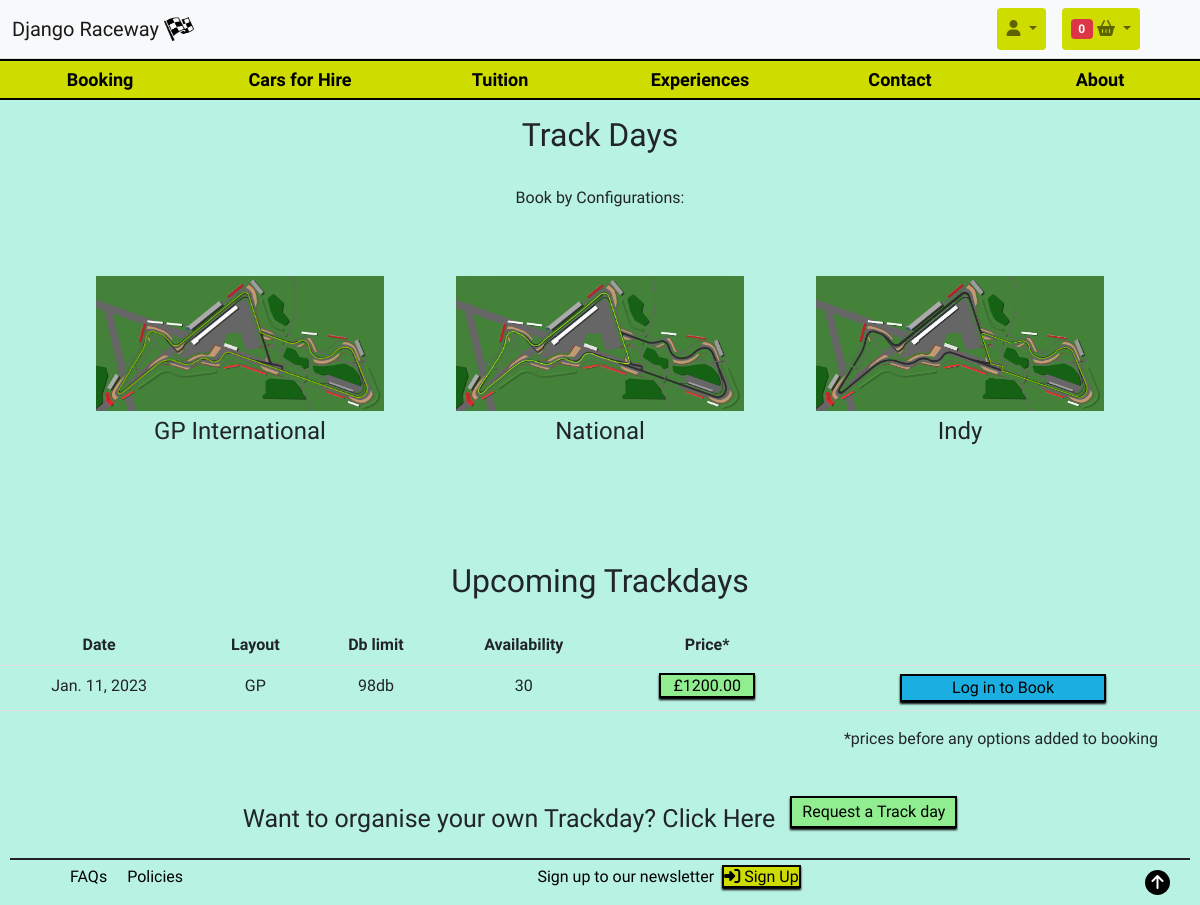
Before: /trackdays/ with the older database file.
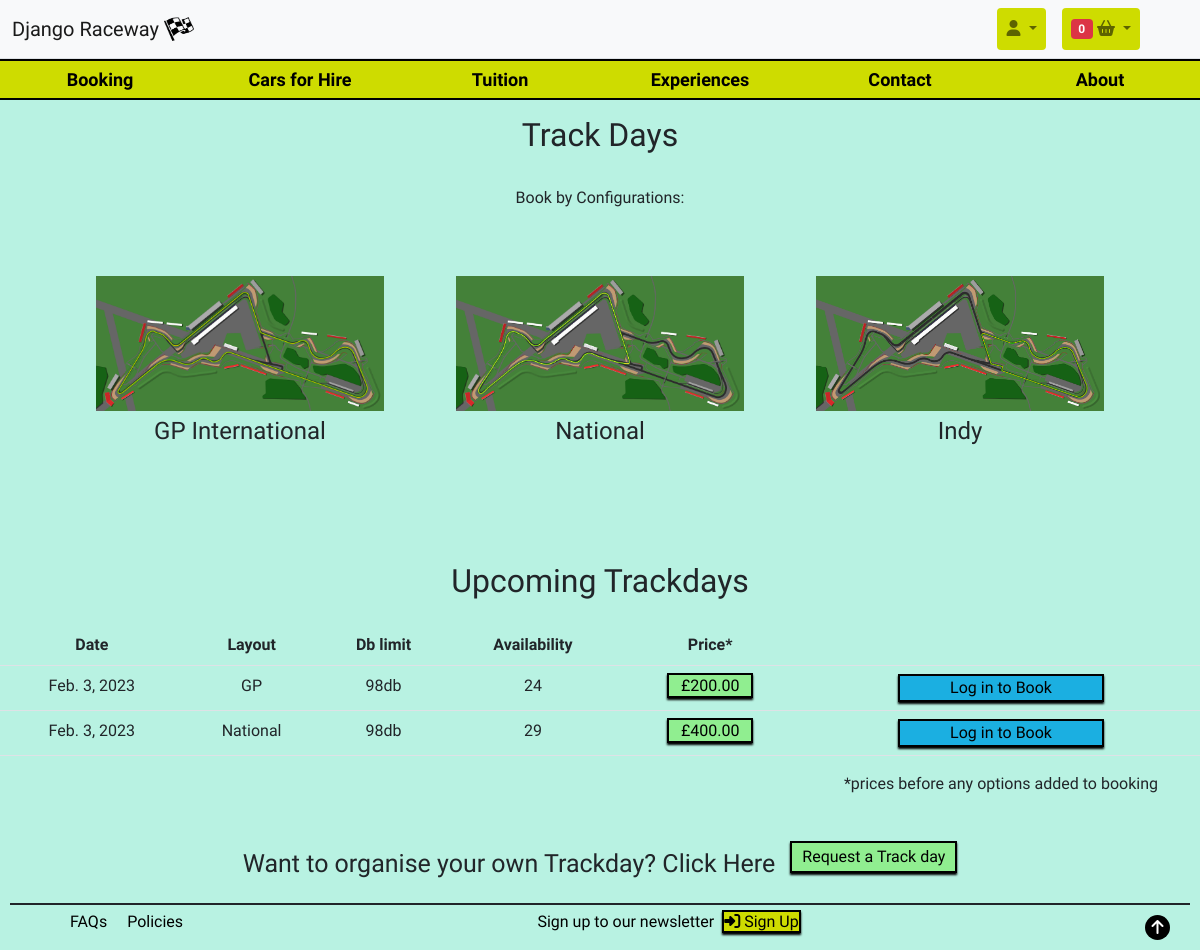
After: the same page with the newer database file.
### trackdays/models.py (models this page shows, shortened)
class Trackday(models.Model):
    layout = models.IntegerField(choices=LAYOUT, default=GP)
    layout_image = models.ImageField(blank=True, null=True)
    date = models.DateField(null=False, blank=False, default=None, validators=[MinValueValidator(datetime.date.today)])
    db_limit = models.BooleanField(choices=DECIBEL_LIMIT, default=0)
    availability = models.IntegerField(default=30)
    base_trackday_price = models.DecimalField(max_digits=7, decimal_places=2)
    """ Only one combo of Trackday and date permitted """
    constraints = [
        models.UniqueConstraint(
            fields=['layout', 'date'],
            name='unique_trackday'),
    ]

### trackdays/views.py (the view)
# urls.py: path('', views.track_day_list, name='trackdays'),
def track_day_list(request):
    basket = request.session.get(
        'basket', {'experience': {}, 'tuition': {}, 'trackday': {}})
    trackday_list = Trackday.objects.all()
    basket_trackdays = [x for x in basket['trackday'].keys()]
    available_tracks = [x for x in trackday_list if str(x.id) not in basket_trackdays]
    isExist=False
    isAvailable=[]
    trackdays = Trackday.objects.all()
    for trackday in trackdays:
        trackday_data = {
            "trackday_id": trackday.id,
            "availability": is_availability(trackday.id)
        }
        isAvailable.append(trackday_data)
    print(isAvailable)
    if len(basket_trackdays) >0:
        isExist=True
    context = {
        "trackdays": available_tracks,
        "flag":isExist,
        "available":isAvailable
    }
    return render(request, 'trackdays/trackday-list.html', context)

### checkout/contexts.py (called while the page is built)
def calc_vat(request, total):
    vat_rate = Decimal('0.20')
    vat_amount = total * vat_rate
    grand_total = total + vat_amount
    return grand_total

### trackdays/views.py (called while the page is built)
def is_availability(trackday_id):
    trackday = Trackday.objects.get(id=trackday_id)
    if trackday.availability >=0:
        return True
    else:
        return False

### trackdays/templates/trackdays/trackday-list.html (shortened to what this page needs)
{% extends "base.html" %}
{% load static %}
{% block extra_css %}
<link rel="stylesheet" href="{% static 'trackdays/css/trackdays.css' %}">
{% endblock %}
{% block content %}
{% include 'includes/main-nav.html' %}
<h2 class="m-3 text-center">Track Days</h2>
<p class="m-3 text-center">Book by Configurations:</p>
<div class="configuration">
    <div class="content">
        <img src="{% static 'images/main_images/circuit-gp-layout.png' %}" alt="GP International Circuit Layout map">
        <span class="contentCaption">GP International</span>
    </div>
    <div class="content">
        <img src="{% static 'images/main_images/circuit-national-layout.png' %}" alt="National Circuit Layout map">
        <span class="contentCaption">National</span>
    </div>
    <div class="content">
        <img src="{% static 'images/main_images/circuit-indy-layout.png' %}" alt="Indy Circuit Layout map">
        <span class="contentCaption">Indy</span>
    </div>
</div>
<h3 class="text-center mt-5 fs-2 mb-4">Upcoming Trackdays</h3>
<div style="overflow-x:auto;" class="trackDayTable">
    <table class="table table-hover">
        <tr>
            <th>Date</th>
            <th>Layout</th>
            <th>Db limit</th>
            <th>Availability</th>
            <th>Price*</th>
            <th></th>
            {% for trackday in trackdays %}
            <tr>
                <td>{{ trackday.date }}</td>
                <td>{{ trackday.get_layout_display }}</td>
                <td>{{ trackday.get_db_limit_display }}</td>
                <td>{{ trackday.availability }}</td>
                <td class="remain"><span>£{{ trackday.base_trackday_price }}</span></td>
                {% if user.is_authenticated %}
                    {% if flag %}
                        <td><button class="book-btn">You can only book 1 at a time.</button></td>
                    {% else %}
                        {% for track in available %}
                            {% if track.trackday_id == trackday.id %}
                                {% if track.availability == True %}
                                    <td><button class="book-btn"><a class="text-decoration-none text-reset" href="{% url 'booking' trackday.id %}">Book</button></td>
                                {% else %}
                                    <td class="full"><span>Full</span></td>
                                {% endif %}
                            {% endif %}
                        {% endfor %}
                    {% endif %}
                {% else %}
                    <td><button class="book-btn"><a class="text-decoration-none text-reset" href="{% url 'account_login' %}">Log in to Book</a></button></td>
                {% endif %}
            </tr>
        {% endfor %}
    </table>
</div>
<div class="container">
    <div class="row">
        <div class="col">
            <p class="text-end">*prices before any options added to booking</p>
        </div>
    </div>
</div>
<div class="requestTrack mt-4">
    <span>Want to organise your own Trackday? Click Here</span>
    <a href="{% url 'request' %}">Request a Track day</a>
</div>
</body>
</html>
{% endblock %}

### templates/base.html (shortened to what this page needs)
{% load static %}
<!doctype html>
<html lang="en">
<head>
    {% block corecss %}
    <link href="https://cdn.jsdelivr.net/npm/bootstrap@5.0.2/dist/css/bootstrap.min.css" rel="stylesheet"
>
    <link href="//cdn-images.mailchimp.com/embedcode/classic-071822.css" rel="stylesheet" type="text/css">
    <link rel="stylesheet" href="{% static 'css/base.css' %}">
    {% endblock %}
    {% block extra_css %}
    {% endblock %}
</head>
<body class="d-flex flex-column min-vh-100">
    <header>
        <nav class="navbar navbar-expand-lg navbar-light bg-light border-bottom">
            <div class="container-fluid">
                <a class="navbar-brand" href="{% url 'home' %}">Django Raceway
                    <span><img src="{% static 'images/main_images/checkered-flag-angled.png' %}" alt="checkered flag" width="30" height="24"
                            class="d-inline-block align-text-top"></span>
                </a>
                <div class="collapse navbar-collapse" id="navbarNavDropdown">
                    <ul id="nav-icon-box" class="navbar-nav ms-auto mx-5 gap-3">
                        <li class="nav-item dropdown">
                            <a id="profile-icon" class="nav-link dropdown-toggle btn btn-custom-color" href="#" id="navbarDropdownMenuLink" role="button"
                                data-bs-toggle="dropdown" aria-expanded="false">
                                <i class="fas fa-user"></i>
                            </a>
                        </li>
                        <li class="nav-item dropdown">
                            <a id="basket-icon" class="nav-link dropdown-toggle btn btn-custom-color" href="#" id="navbarDropdownMenuLink2" role="button"
                                data-bs-toggle="dropdown" aria-expanded="false">
                                <span class="badge badge-pill bg-danger">{{ product_count }}</span>
                                <i class="fas fa-shopping-basket"></i>
                            </a>
                        </li>
                    </ul>
                </div>
            </div>
        </nav>
    </header>
    {% block content %}
    {% endblock %}
    <footer class="border-top border-2 border-dark">
        <div class="footer-links">
            <a href="{% url 'faqs' %}">FAQs</a>
            <a href="{% url 'policies' %}">Policies</a>
        </div>
        <div class="signUpDiv">
            <span>Sign up to our newsletter
                <a href="{% url 'newsletter' %}" class="signUpBtn ms-1"><i class="fa fa-sign-in" aria-hidden="true"></i> Sign Up</a></span>
            <a href="#" class="toTopBtn" id="toTopBtn">
                <i class="fas fa-arrow-up"></i>
              </a>
        </div>
    </footer>
</body>
</html>

### templates/includes/main-nav.html
<div class="row middle-nav">
  <div class="text-center col-sm-6 col-md-4 col-lg-2">
    <a href="{% url 'trackdays' %}">Booking</a>
  </div>
  <div class="text-center col-sm-6 col-md-4 col-lg-2">
    <a href="{% url 'carhire' %}">Cars for Hire</a>
  </div>
  <div class="text-center col-sm-6 col-md-4 col-lg-2">
    <a href="{% url 'tuition' %}">Tuition</a>
  </div>
  <div class="text-center col-sm-6 col-md-4 col-lg-2">
    <a href="{% url 'experiences' %}">Experiences</a>
  </div>
  <div class="text-center col-sm-6 col-md-4 col-lg-2">
    <a href="{% url 'contact' %}">Contact</a>
  </div>
  <div class="text-center col-sm-6 col-md-4 col-lg-2">
    <a href="{% url 'about' %}">About</a>
  </div>
</div>

### static/css/base.css (style rules this page uses)
* { margin: 0; padding: 0; }
html { scroll-behavior: smooth; }
body { font-family: 'Secular One', sans-serif; background-color: #b8f2e2; }
.btn-custom-color { background-color: #cedc00; }
.middle-nav { margin-left: 0px !important; background-color: #cedc00; border: 2px solid #000; border-right: none; border-left: none; display: flex; flex-wrap: wrap; justify-content: center; align-items: center; }
.middle-nav div { padding: 5px; }
.middle-nav div a { color: #000; text-decoration: none; font-weight: bold; font-size: 18px; }
footer { border-top: 2px solid #000; color: #000; margin: 10px; }
footer a { color: #000; text-decoration: none; }
footer .footer-links { display: flex; flex-direction: column; justify-content: center; align-items: center; }
.signUpDiv { display: flex; justify-content: space-evenly; }
.signUpBtn { background-color: #cedc00; border: 2px solid #000; box-shadow: 0 2px 2px 0 rgba(0, 0, 0, 1); }
.toTopBtn { height: 25px; width: 25px; background-color: #000; display: flex; justify-content: center; align-items: center; color: #fff; border-radius: 50%; margin-right: 20px; margin-top: 10px; }
@media (min-width: 950px) { .middle-nav { width: 100%; } }
@media (min-width: 950px) { footer { display: flex; justify-content: space-around; } }
@media (min-width: 950px) { footer .footer-links { flex-direction: row; margin-right: auto; margin-left: 50px; } }
@media (min-width: 950px) { footer .footer-links a { margin: 0 10px; } }
@media (min-width: 950px) { .signUpDiv { width: 100%; justify-content: space-between; } }
@media (min-width: 950px) { .signUpDiv span { margin: auto; margin-top: 5px ; } }

### trackdays/static/trackdays/css/trackdays.css (style rules this page uses)
.configuration { display: flex; flex-direction: column; justify-content: center; align-items: center; width: 100%; }
.content { width: 80%; height: 100%; display: flex; flex-direction: column; justify-content: center; align-items: center; }
.content img { width: 80%; height: 50%; margin-bottom: 2px; }
.content span { font-family: inherit; margin-bottom: 15px; }
.requestTrack { display: flex; flex-direction: column; justify-content: center; align-items: center; }
.requestTrack a { margin-top: 5px; text-decoration: none; border: 2px solid black; box-shadow: 0 2px 2px 0 rgba(0, 0, 0, 1); background-color: lightgreen; color: #000; padding: 2px 10px; cursor: pointer; margin-bottom: 20px; }
.trackDayTable table tr span { text-decoration: none; border: 2px solid black; box-shadow: 0 2px 2px 0 rgba(0, 0, 0, 1); background-color: lightgreen; color: #000; padding: 1px 12px; cursor: pointer; }
.book-btn { border: 2px solid black; padding: 0px 10px; background-color: rgb(27, 175, 225); box-shadow: 0 2px 2px 0 rgba(0, 0, 0, 1); }
@media (min-width: 800px) { .configuration { flex-direction: row; width: 90%; margin: 50px auto; } }
@media (min-width: 800px) { .content span { font-size: 24px; } }
@media (min-width: 800px) { .requestTrack { flex-direction: row; } }
@media (min-width: 800px) { .requestTrack a { margin-left: 15px; } }
@media (min-width: 800px) { .requestTrack span { font-size: 25px; } }
@media (min-width: 800px) { .book-btn { padding: 0px 50px; } }
@media (min-width: 800px) { .trackDayTable table tr th { text-align: center; } }
@media (min-width: 800px) { .trackDayTable table tr td { text-align: center; } }

Changed rows visible on the page:
changed Trackday "GP": date "Jan. 11, 2023" → "Feb. 3, 2023"; availability "30" → "24"; base_trackday_price "1200.00" → "200.00"
added Trackday: date "Feb. 3, 2023", layout "National", db_limit "98db", availability "29", base_trackday_price "400.00"
